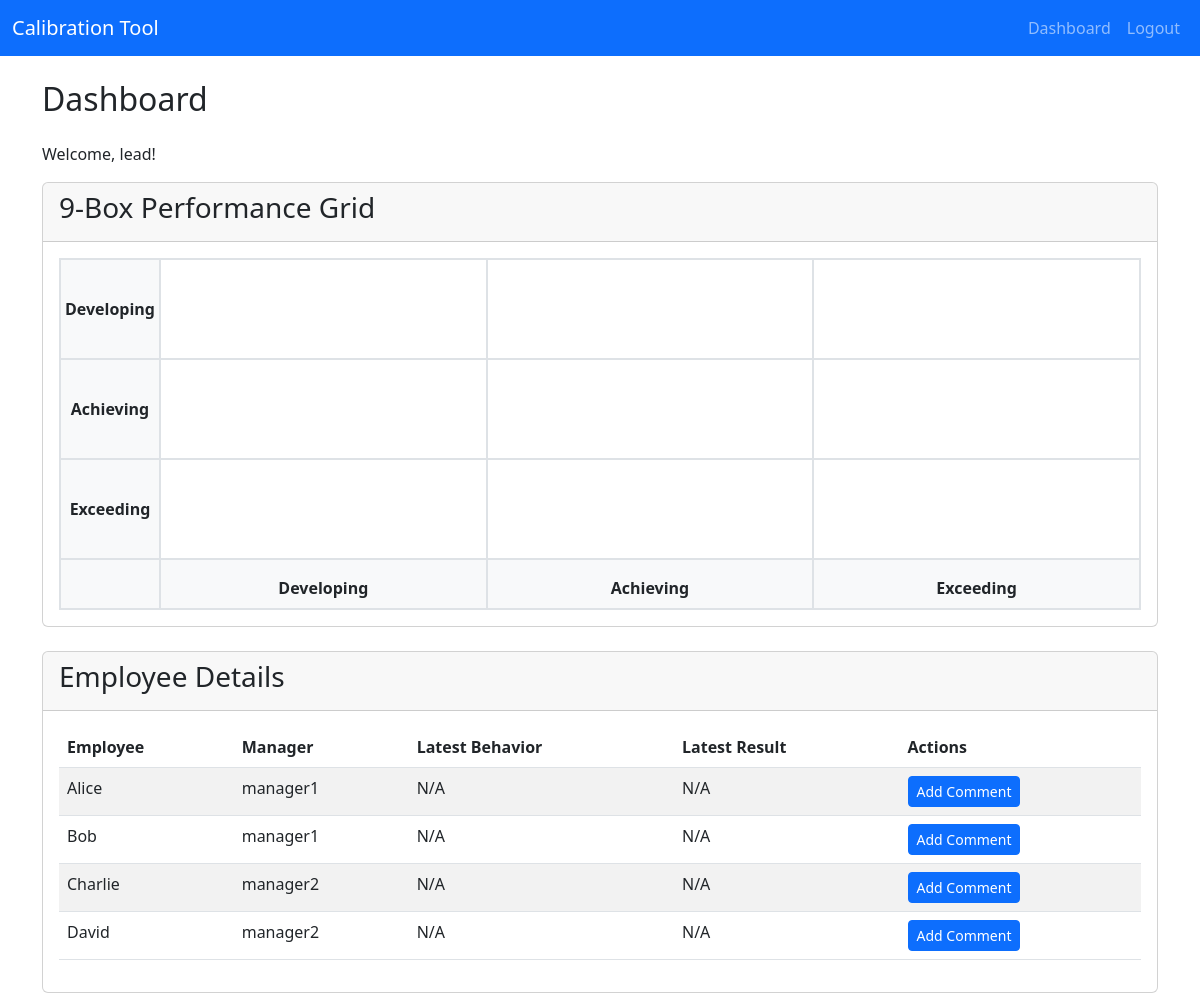
The page /dashboard (signed in) on the database its author committed.
### app.py (models this page shows)
class User(db.Model):
    id = db.Column(db.Integer, primary_key=True)
    username = db.Column(db.String(150), unique=True, nullable=False)
    password = db.Column(db.String(150), nullable=False)
    role = db.Column(db.String(50), nullable=False) # 'Engineering Lead' or 'Manager'

class Employee(db.Model):
    id = db.Column(db.Integer, primary_key=True)
    name = db.Column(db.String(150), nullable=False)
    manager_id = db.Column(db.Integer, db.ForeignKey('user.id'))
    manager = db.relationship('User', backref=db.backref('reports', lazy=True))

### app.py (the view)
@app.route('/dashboard')
@login_required
def dashboard():
    user = User.query.get(session['user_id'])
    if user.role == 'Engineering Lead':
        employees = Employee.query.all()
    else:
        employees = user.reports
    classification_map = {'Developing': 0, 'Achieving': 1, 'Exceeding': 2}
    grid = [[[] for _ in range(3)] for _ in range(3)]
    employee_performance = []
    for emp in employees:
        latest_behavior = CalibrationComment.query.filter_by(employee_id=emp.id, comment_type='Behavior').order_by(CalibrationComment.id.desc()).first()
        latest_result = CalibrationComment.query.filter_by(employee_id=emp.id, comment_type='Result').order_by(CalibrationComment.id.desc()).first()
        behavior_class = latest_behavior.classification if latest_behavior else 'N/A'
        result_class = latest_result.classification if latest_result else 'N/A'
        emp_data = {
            'employee': emp,
            'behavior': behavior_class,
            'result': result_class
        }
        employee_performance.append(emp_data)
        if behavior_class in classification_map and result_class in classification_map:
            x = classification_map[result_class]
            y = classification_map[behavior_class]
            grid[y][x].append(emp)
    return render_template('dashboard.html', user=user, employees_performance=employee_performance, grid=grid)

### app.py (called while the page is built)
def login_required(f):
    @wraps(f)
    def decorated_function(*args, **kwargs):
        if 'user_id' not in session:
            return redirect(url_for('login'))
        return f(*args, **kwargs)
    return decorated_function

### templates/dashboard.html (shortened to what this page needs)
{% extends 'base.html' %}
{% block content %}
<h2 class="mb-4">Dashboard</h2>
<p>Welcome, {{ user.username }}!</p>
<div class="card mb-4">
  <div class="card-header">
    <h3 class="card-title">9-Box Performance Grid</h3>
  </div>
  <div class="card-body">
    <div class="nine-box-grid">
      <div class="grid-row">
        <div class="grid-cell y-axis-label">Developing</div>
        <div class="grid-cell">
        </div>
        <div class="grid-cell">
        </div>
        <div class="grid-cell">
        </div>
      </div>
      <div class="grid-row">
        <div class="grid-cell y-axis-label">Achieving</div>
        <div class="grid-cell">
        </div>
        <div class="grid-cell">
        </div>
        <div class="grid-cell">
        </div>
      </div>
      <div class="grid-row">
        <div class="grid-cell y-axis-label">Exceeding</div>
        <div class="grid-cell">
        </div>
        <div class="grid-cell">
        </div>
        <div class="grid-cell">
        </div>
      </div>
      <div class="grid-row">
        <div class="grid-cell y-axis-label"></div>
        <div class="grid-cell x-axis-label">Developing</div>
        <div class="grid-cell x-axis-label">Achieving</div>
        <div class="grid-cell x-axis-label">Exceeding</div>
      </div>
    </div>
  </div>
</div>
<div class="card">
  <div class="card-header">
    <h3 class="card-title">Employee Details</h3>
  </div>
  <div class="card-body">
    <table class="table table-striped">
      <thead>
        <tr>
          <th>Employee</th>
          <th>Manager</th>
          <th>Latest Behavior</th>
          <th>Latest Result</th>
          <th>Actions</th>
        </tr>
      </thead>
      <tbody>
        {% for data in employees_performance %}
        <tr>
          <td>{{ data.employee.name }}</td>
          <td>{{ data.employee.manager.username }}</td>
          <td>{{ data.behavior }}</td>
          <td>{{ data.result }}</td>
          <td>
            <a href="{{ url_for('add_comment', employee_id=data.employee.id) }}" class="btn btn-sm btn-primary">Add Comment</a>
          </td>
        </tr>
        {% endfor %}
      </tbody>
    </table>
  </div>
</div>
{% endblock %}

### templates/base.html (shortened to what this page needs)
<!doctype html>
<html lang="en">
  <head>
    <link href="https://cdn.jsdelivr.net/npm/bootstrap@5.3.0-alpha1/dist/css/bootstrap.min.css" rel="stylesheet">
    <link rel="stylesheet" href="{{ url_for('static', filename='css/style.css') }}">
  </head>
  <body>
    <nav class="navbar navbar-expand-lg navbar-dark bg-primary">
      <div class="container-fluid">
        <a class="navbar-brand" href="{{ url_for('index') }}">Calibration Tool</a>
        <div class="collapse navbar-collapse" id="navbarNav">
          <ul class="navbar-nav ms-auto">
            {% if 'user_id' in session %}
              <li class="nav-item">
                <a class="nav-link" href="{{ url_for('dashboard') }}">Dashboard</a>
              </li>
              <li class="nav-item">
                <a class="nav-link" href="{{ url_for('logout') }}">Logout</a>
              </li>
            {% endif %}
          </ul>
        </div>
      </div>
    </nav>
    <div class="container mt-4">
      {% block content %}{% endblock %}
    </div>
  </body>
</html>

### static/css/style.css (style rules this page uses)
.nine-box-grid { display: grid; grid-template-columns: 100px repeat(3, 1fr); grid-template-rows: repeat(3, 1fr) 50px; border: 1px solid #dee2e6; }
.grid-cell { border: 1px solid #dee2e6; padding: 1rem; min-height: 100px; display: flex; flex-wrap: wrap; gap: 5px; align-items: flex-start; }
.grid-cell.y-axis-label, .grid-cell.x-axis-label { background-color: #f8f9fa; font-weight: bold; display: flex; align-items: center; justify-content: center; min-height: 50px; }
.grid-row { display: contents; }

### rows shown on the page
User: username "lead"
Employee: employee.name "Alice"
User: employee.manager.username "manager1" "manager1"
Employee: employee.name "Bob"
Employee: employee.name "Charlie"
User: employee.manager.username "manager2" "manager2"
Employee: employee.name "David"

### other values the page prints
{{ data.behavior }} "N/A" "N/A" "N/A" "N/A"
{{ data.result }} "N/A" "N/A" "N/A" "N/A"
